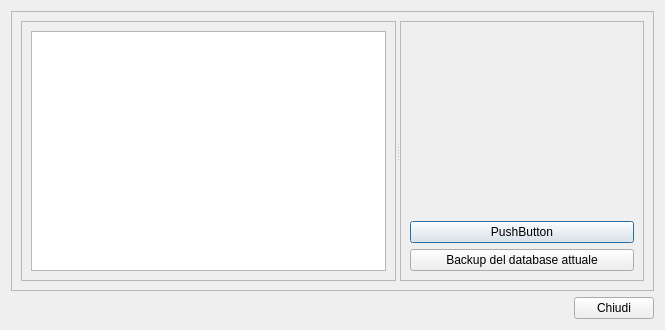
<?xml version="1.0" encoding="UTF-8"?>
<ui version="4.0">
 <class>BookmarkBackup</class>
 <widget class="QDialog" name="BookmarkBackup">
  <property name="geometry">
   <rect>
    <x>0</x>
    <y>0</y>
    <width>665</width>
    <height>330</height>
   </rect>
  </property>
  <property name="windowTitle">
   <string>Dialog</string>
  </property>
  <layout class="QGridLayout" name="gridLayout_2">
   <item row="0" column="0" colspan="2">
    <widget class="QFrame" name="frame_3">
     <property name="frameShape">
      <enum>QFrame::StyledPanel</enum>
     </property>
     <property name="frameShadow">
      <enum>QFrame::Raised</enum>
     </property>
     <layout class="QGridLayout" name="gridLayout">
      <item row="0" column="0">
       <widget class="QSplitter" name="splitter">
        <property name="orientation">
         <enum>Qt::Horizontal</enum>
        </property>
        <widget class="QFrame" name="frame">
         <property name="frameShape">
          <enum>QFrame::StyledPanel</enum>
         </property>
         <property name="frameShadow">
          <enum>QFrame::Raised</enum>
         </property>
         <layout class="QVBoxLayout" name="verticalLayout_2">
          <item>
           <widget class="QListWidget" name="listWidget"/>
          </item>
         </layout>
        </widget>
        <widget class="QFrame" name="frame_2">
         <property name="frameShape">
          <enum>QFrame::StyledPanel</enum>
         </property>
         <property name="frameShadow">
          <enum>QFrame::Raised</enum>
         </property>
         <layout class="QVBoxLayout" name="verticalLayout">
          <item>
           <spacer name="verticalSpacer">
            <property name="orientation">
             <enum>Qt::Vertical</enum>
            </property>
            <property name="sizeHint" stdset="0">
             <size>
              <width>20</width>
              <height>40</height>
             </size>
            </property>
           </spacer>
          </item>
          <item>
           <widget class="QPushButton" name="pushButton_2">
            <property name="text">
             <string>PushButton</string>
            </property>
           </widget>
          </item>
          <item>
           <widget class="QPushButton" name="Backup">
            <property name="text">
             <string>Backup del database attuale</string>
            </property>
           </widget>
          </item>
         </layout>
        </widget>
       </widget>
      </item>
     </layout>
    </widget>
   </item>
   <item row="1" column="1">
    <widget class="QPushButton" name="pushButton">
     <property name="text">
      <string>Chiudi</string>
     </property>
    </widget>
   </item>
   <item row="1" column="0">
    <spacer name="horizontalSpacer">
     <property name="orientation">
      <enum>Qt::Horizontal</enum>
     </property>
     <property name="sizeHint" stdset="0">
      <size>
       <width>40</width>
       <height>20</height>
      </size>
     </property>
    </spacer>
   </item>
  </layout>
 </widget>
 <resources/>
 <connections/>
</ui>
